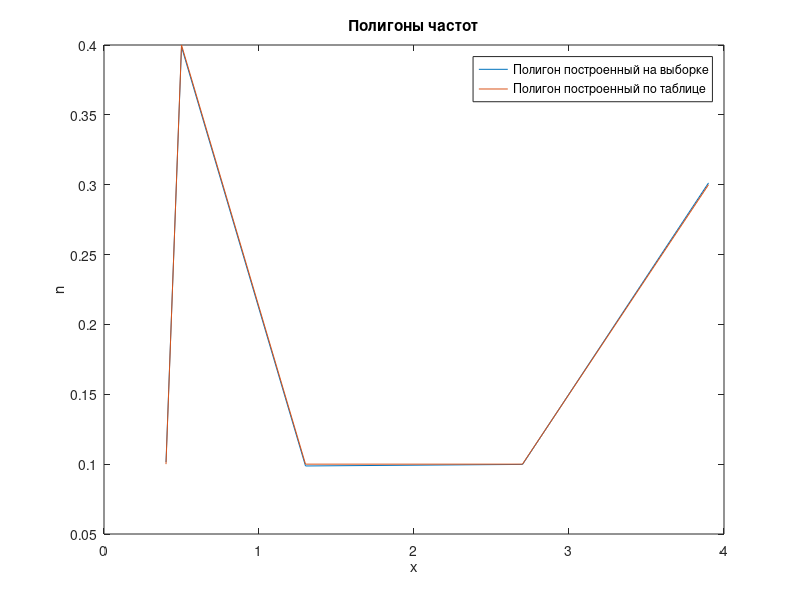
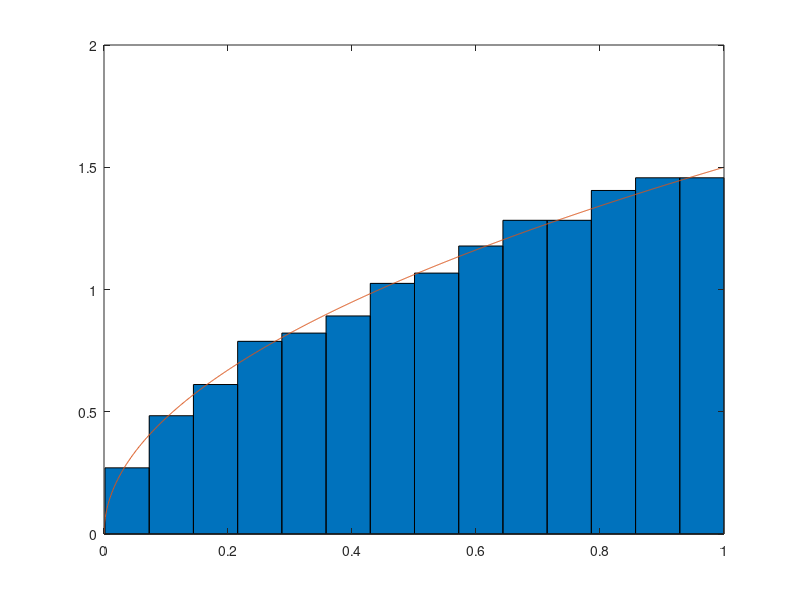

The MATLAB script that drew these images, in order: (Note: this script raises an error after producing the figures.)
% Часть 2
% А) 1) Выбрать из таблицы 2 закон распределения дискретной случайной величины
% в соответствии с нашим вашим вариантом
% X  0.4   0.5   1.3   2.7   3.9
% P  0.1   0.4   0.1   0.1   0.3

% 2) Смоделировать 10000 значений этой случайной величины

N = 10000;
selection = zeros(1, N);
for i = 1:N
   x = rand();
   if (0 <= x) && (x < 0.1)
       selection(i) = 0.4;
   elseif (0.1 <= x) && (x < 0.5)
       selection(i) = 0.5;
   elseif (0.5 <= x) && (x < 0.6)
       selection(i) = 1.3;
   elseif (0.6 <= x) && (x < 0.7)
       selection(i) = 2.7;
   else
       selection(i) = 3.9;
   end
end

% 3) В математическом пакете Matlab провести расчет выборочного среднего и
% исправленной выборочной дисперсии по получившейся выборке данных

selMean = mean(selection);
selVar = var(selection) * N / (N - 1);

% 4) Провести в математическом пакете расчет математического ожидания и
% дисперсии по теоретическим формулам. Сравнить получившиеся значения со
% значениями выборочного среднего и исправленной выборочной дисперсии из
% предыдущего пункта и сделать выводы

counts = zeros(1, 5);
for i = selection
   if i == 0.4
       counts(1) = counts(1) + 1;
   elseif i == 0.5
       counts(2) = counts(2) + 1;
   elseif i == 1.3
       counts(3) = counts(3) + 1;
   elseif i == 2.7
       counts(4) = counts(4) + 1;
   else
       counts(5) = counts(5) + 1;
   end
end
selTMean = (counts(1) * 0.4 + counts(2) * 0.5 + counts(3) * 1.3 + counts(4) * 2.7 + counts(5) * 3.9) / N;
disp(num2str(selMean));
disp(num2str(selTMean));
selTVar = (counts(1) * 0.4^2 + counts(2) * 0.5^2 + counts(3) * 1.3^2 + counts(4) * 2.7^2 + counts(5) * 3.9^2) / N;
selTVar = selTVar - selTMean^2;
disp(num2str(selVar));
disp(num2str(selTVar));

% 5) Построить на одном графике полигон частот по полученной выборке из
% 10000 чисел, а также многоугольник распределения по исходному
% распределению из таблицы 2 в соответствии с вашим вариантом. Сравнить и
% сделать выводы.

figure;
plot([0.4, 0.5, 1.3, 2.7, 3.9], counts / N, [0.4, 0.5, 1.3, 2.7, 3.9], [0.1, 0.4, 0.1, 0.1, 0.3]);
legend("Полигон построенный на выборке", "Полигон построенный по таблице");
title("Полигоны частот")
xlabel("x");
ylabel("n");

clear N;
clear selection;
clear selMean;
clear selTMean;
clear Var;
clear selTVar;
clear counts;

% Б) Моделирование значений непрерывной случайности величины методом
% обратных функций
% 1) Выбрать из таблицы 3 плотность вероятности f(x) непрерывной случайной
% величины в соответствии с вашим вариантом

% 1.5 * x^(0.5)  (0, 1)

% 2) Смоделировать 10000 значений этой случайной величины

N = 10000;
selection = zeros(1, N);
for i = 1:N
    x = rand();
    selection(i) = x^(2/3);
end

% 3) В математическом пакете Matlab провести расчет выборочного среднего и
% исправленной выборочной дисперсии по получившейся выборке данных

selMean = mean(selection);
selVar = var(selection) * N / (N - 1);

% 4) Провести в математическом пакете расчет математического ожидания и дисперсии по теоретическим формулам.
% Сравнить получившиеся значения со значениями выборочного среднего и
% исправленной выборочной дисперсии из предыдущего пункта и сделать выводы.

funcMean = @(x) 1.5.*x.^(1.5);
selTMean = integral(funcMean, 0, 1);
funcDisp = @(x) 1.5.*x.^(0.5).*(x - selTMean).^2;
selTVar = integral(funcDisp, 0, 1);
disp("-----------------------");
disp(num2str(selMean));
disp(num2str(selTMean));
disp(num2str(selVar));
disp(num2str(selTVar));


% 5) Построить гистограмму относительных частот по сгенерированной в п.2.
% выборке данных и нанести на этот же график плотность вероятности из
% таблицы 3 в соответствии с вашим вариантом. Сравнить и сделать выводы.

selection = sort(selection);
r = ceil(1 + 3.222 * log10(N));
h = (max(selection) - min(selection)) / r;
z = zeros(1, r + 1);  % создаем массив с r + 1 элементами
xmin = min(selection);
for i = 1:r + 1  % Заполняем его границами
   z(i) = xmin + h * (i - 1); 
end

vCount = zeros(1, r);  % Делаем вектор с количеством элементов в каждой группе выборки
k = 1;  % Номер интервала
for i = selection  % Проходим по каждому элементу
    while (k + 1 ~= r + 1 && i > z(k + 1))  % Корректирование номера интервала
       k = k + 1;
    end
    vCount(k) = vCount(k) + 1;  
end

centers = zeros(1, r);  % Вычисляем координаты центров
for i = 1:r
    centers(i) = xmin + h / 2 + h * (i - 1);
end

nvCount = zeros(1, r);

for i = 1:r  % Нормируем длины столбцов гистограммы
    nvCount(i) = vCount(i) / (h * N);
end

figure;  % Создаем новое окно
bar(centers, nvCount, 1);  % Отрисовываем столбцы гистограммы (1 - ширина столбца в процентах)
hold on;
x = 0:0.001:1;
y = 3/2.*x.^(0.5);
p = plot(x, y);
p.LineWidth = 2;
title("Сравнение гистограммы относ. частот с плотностью вероятности");
xlabel("x");
ylabel("n");

% 6) Построить эмпирическую функцию распределения по получившейся в п. 1
% выборке данных и на этом же графике построить теоретическую функцию
% распределения, которую предварительно необходимо найти по заданной из
% таблицы 3 плотности вероятности, соответствующей вашему варианту.

noGrpFunc = zeros(1, N);  % Массив для негруппированной выборки
for i = 1:N
    noGrpFunc(i) = sum(selection <= selection(i)) / N;  % Значение эмпирической функции для каждого элемента выборки
end

figure;
x = 0:0.001:1;
y = x.^(1.5);
plot(selection, noGrpFunc, x, y);
title("Сравнение теоретической и эмпирической функции распределения");
legend("Эмпирическая функция", "Теоретическая функция");
xlabel("x");
ylabel("p");
